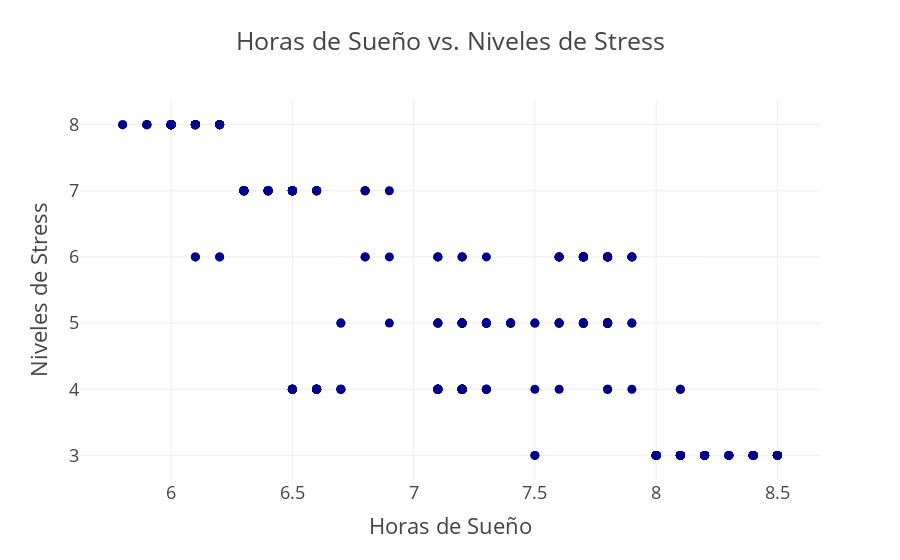

The notebook cell this image was saved under:
### Code cell
#G5:Grafico para verificar el nivel de estrés por las horas de sueño
fig = px.scatter(data, x='Sleep Duration', y='Stress Level', 
                 title='Horas de Sueño vs. Niveles de Stress',
                 labels={'Sleep Duration': 'Horas de Sueño', 'Stress Level': 'Niveles de Stress'},
                 template='presentation')
fig.update_traces(marker_color='darkblue')
fig.show()

### Figure 1 — Plotly figure (JSON) as saved in the notebook; plotly's stock layout.template omitted (floating-point values rounded to 4 significant figures; data arrays with more than 128 entries replaced by an {"elided": "..."} marker saying what was removed)
{"data": [{"hovertemplate": "Horas de Sueño=%{x}<br>Niveles de Stress=%{y}<extra></extra>", "legendgroup": "", "marker": {"color": "darkblue", "symbol": "circle"}, "mode": "markers", "name": "", "orientation": "v", "showlegend": false, "type": "scatter", "x": {"elided": "374 float values"}, "xaxis": "x", "y": {"elided": "374 int values"}, "yaxis": "y"}], "layout": {"autosize": true, "legend": {"tracegroupgap": 0}, "title": {"text": "Horas de Sueño vs. Niveles de Stress"}, "xaxis": {"anchor": "y", "autorange": true, "domain": [0, 1], "range": [5.63, 8.67], "title": {"text": "Horas de Sueño"}, "type": "linear"}, "yaxis": {"anchor": "x", "autorange": true, "domain": [0, 1], "range": [2.515, 8.485], "title": {"text": "Niveles de Stress"}, "type": "linear"}}}
